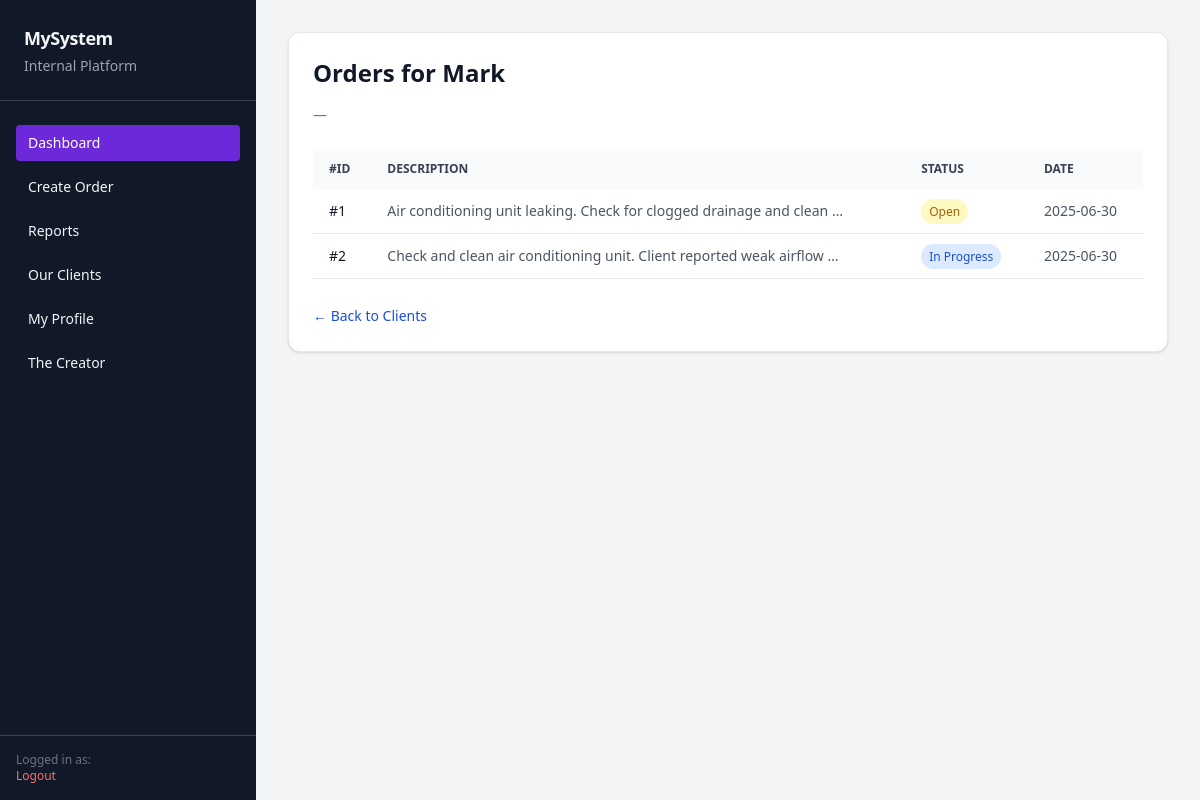
Screenshot of /clients/1/orders/ with the database file from the repository.
### app/models.py (models this page shows, shortened)
class Client(models.Model):
    name = models.CharField(max_length=150)
    address = models.CharField(max_length=255)
    contact = models.CharField(max_length=100, blank=True)

class ServiceOrder(models.Model):
    STATUS_CHOICES = [
        ('open', 'Open'),
        ('in_progress', 'In Progress'),
        ('finished', 'Finished'),
    ]
    client = models.ForeignKey(Client, on_delete=models.CASCADE)
    description = models.TextField()
    status = models.CharField(max_length=20, choices=STATUS_CHOICES, default='open')
    created_at = models.DateTimeField(auto_now_add=True)
    updated_at = models.DateTimeField(auto_now=True)
    created_by = models.ForeignKey(User, on_delete=models.PROTECT, related_name='created_orders')
    assigned_to = models.ForeignKey(User, on_delete=models.SET_NULL, null=True, blank=True, related_name='assigned_orders')

### app/views.py (the view)
# urls.py: path("clients/<int:client_id>/orders/", views.client_orders, name="client_orders"),
def client_orders(request, client_id):
    client = get_object_or_404(Client, id=client_id)
    orders = ServiceOrder.objects.filter(client=client)
    return render(request, "clients/client_orders.html", {
        "client": client,
        "orders": orders
    })

### templates/clients/client_orders.html (shortened to what this page needs)
{% extends "base_dashboard.html" %}
{% block content %}
<!DOCTYPE html>
<html lang="en">
<head>
  <script src="https://cdn.tailwindcss.com"></script>
</head>
<body class="bg-gray-100 text-gray-900 p-6">
  <div class="max-w-5xl mx-auto bg-white p-6 rounded-xl shadow border">
    <h1 class="text-2xl font-bold mb-4">Orders for {{ client.name }}</h1>
    <p class="text-sm text-gray-500 mb-6">{{ client.email }} — {{ client.phone }}</p>
    {% if orders %}
    <table class="w-full text-sm text-left text-gray-600">
      <thead class="text-xs uppercase bg-gray-50 text-gray-700">
        <tr>
          <th class="px-4 py-3">#ID</th>
          <th class="px-4 py-3">Description</th>
          <th class="px-4 py-3">Status</th>
          <th class="px-4 py-3">Date</th>
        </tr>
      </thead>
      <tbody>
        {% for order in orders %}
        <tr class="border-b hover:bg-gray-50">
          <td class="px-4 py-3 font-medium text-gray-900"><a href="{% url 'order_detail' order.id %}">#{{ order.id }}</a></td>
          <td class="px-4 py-3">{{ order.description|truncatewords:10 }}</td>
          <td class="px-4 py-3">
            <span class="text-xs px-2 py-1 rounded-full
              {% if order.status == 'open' %} bg-yellow-100 text-yellow-700
              {% elif order.status == 'in_progress' %} bg-blue-100 text-blue-700
              {% elif order.status == 'finished' %} bg-green-100 text-green-700
              {% endif %}">
              {{ order.get_status_display }}
            </span>
          </td>
          <td class="px-4 py-3">{{ order.created_at|date:"Y-m-d" }}</td>
        </tr>
        {% endfor %}
      </tbody>
    </table>
    {% else %}
    <p class="text-sm text-gray-500 italic">This client has no service orders yet.</p>
    {% endif %}
    <div class="mt-6">
      <a href="{% url 'see_clients' %}" class="text-sm text-blue-700 hover:underline">← Back to Clients</a>
    </div>
  </div>
</body>
</html>
{% endblock %}

### rows the page displays
Client: name "Mark"
ServiceOrder: id "1", description "Air conditioning unit leaking. Check for clogged drainage and clean …", status "Open", created_at "2025-06-30"
ServiceOrder: id "2", description "Check and clean air conditioning unit. Client reported weak airflow …", status "In Progress", created_at "2025-06-30"
